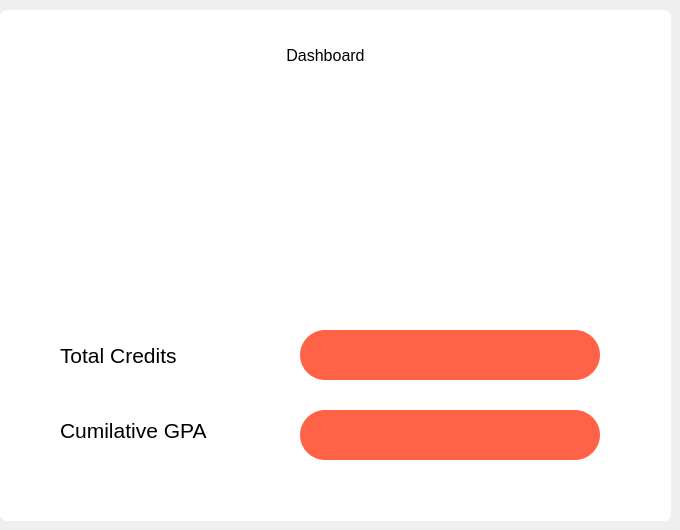
      <widget class="QWidget" name="instructorHome">
       <property name="styleSheet">
        <string notr="true"/>
       </property>
       <widget class="QGroupBox" name="instructorHomeContainer">
        <property name="geometry">
         <rect>
          <x>0</x>
          <y>10</y>
          <width>671</width>
          <height>511</height>
         </rect>
        </property>
        <property name="styleSheet">
         <string notr="true">background-color: white;
border-radius: 7px;</string>
        </property>
        <property name="title">
         <string/>
        </property>
        <widget class="QLabel" name="totalCreditLabel">
         <property name="geometry">
          <rect>
           <x>300</x>
           <y>320</y>
           <width>300</width>
           <height>50</height>
          </rect>
         </property>
         <property name="styleSheet">
          <string notr="true">background-color: tomato;
color: white;
border-radius: 25px;
padding: 10px;
font: 25 14pt &quot;Ubuntu&quot;;</string>
         </property>
         <property name="text">
          <string/>
         </property>
         <property name="alignment">
          <set>Qt::AlignCenter</set>
         </property>
        </widget>
        <widget class="QLabel" name="cGPALabel">
         <property name="geometry">
          <rect>
           <x>300</x>
           <y>400</y>
           <width>300</width>
           <height>50</height>
          </rect>
         </property>
         <property name="styleSheet">
          <string notr="true">background-color: tomato;
color: white;
border-radius: 25px;
padding: 10px;
font: 25 14pt &quot;Ubuntu&quot;;</string>
         </property>
         <property name="text">
          <string/>
         </property>
         <property name="alignment">
          <set>Qt::AlignCenter</set>
         </property>
        </widget>
        <widget class="QLabel" name="totalCredits">
         <property name="geometry">
          <rect>
           <x>60</x>
           <y>320</y>
           <width>151</width>
           <height>51</height>
          </rect>
         </property>
         <property name="font">
          <font>
           <pointsize>16</pointsize>
          </font>
         </property>
         <property name="text">
          <string>Total Credits</string>
         </property>
        </widget>
        <widget class="QLabel" name="label_8">
         <property name="geometry">
          <rect>
           <x>60</x>
           <y>400</y>
           <width>181</width>
           <height>41</height>
          </rect>
         </property>
         <property name="font">
          <font>
           <pointsize>16</pointsize>
          </font>
         </property>
         <property name="text">
          <string>Cumilative GPA</string>
         </property>
        </widget>
        <widget class="QLabel" name="dashboardLabel">
         <property name="geometry">
          <rect>
           <x>250</x>
           <y>20</y>
           <width>151</width>
           <height>50</height>
          </rect>
         </property>
         <property name="styleSheet">
          <string notr="true">font-size: 12pt;</string>
         </property>
         <property name="text">
          <string>Dashboard</string>
         </property>
         <property name="alignment">
          <set>Qt::AlignCenter</set>
         </property>
        </widget>
       </widget>
      </widget>
